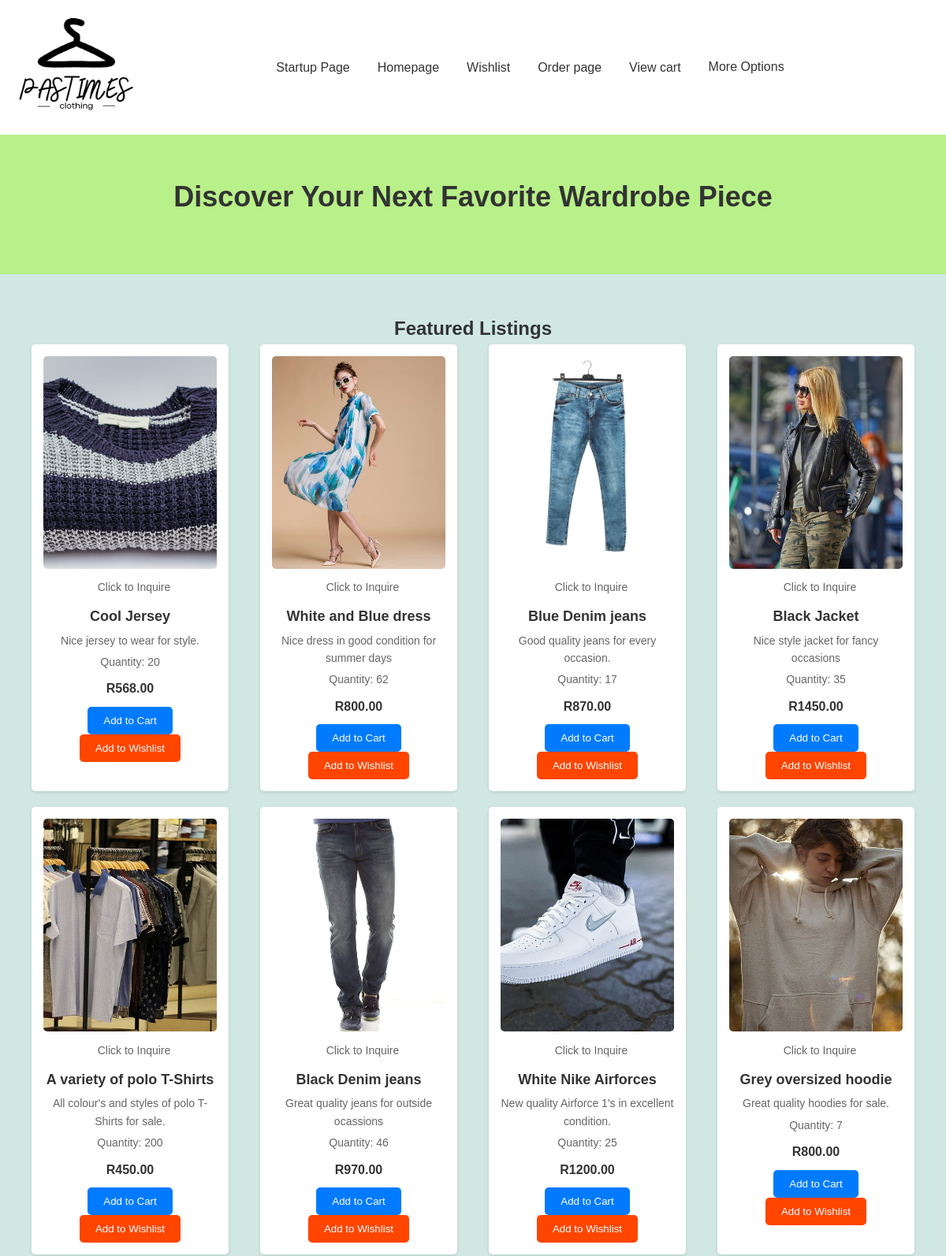
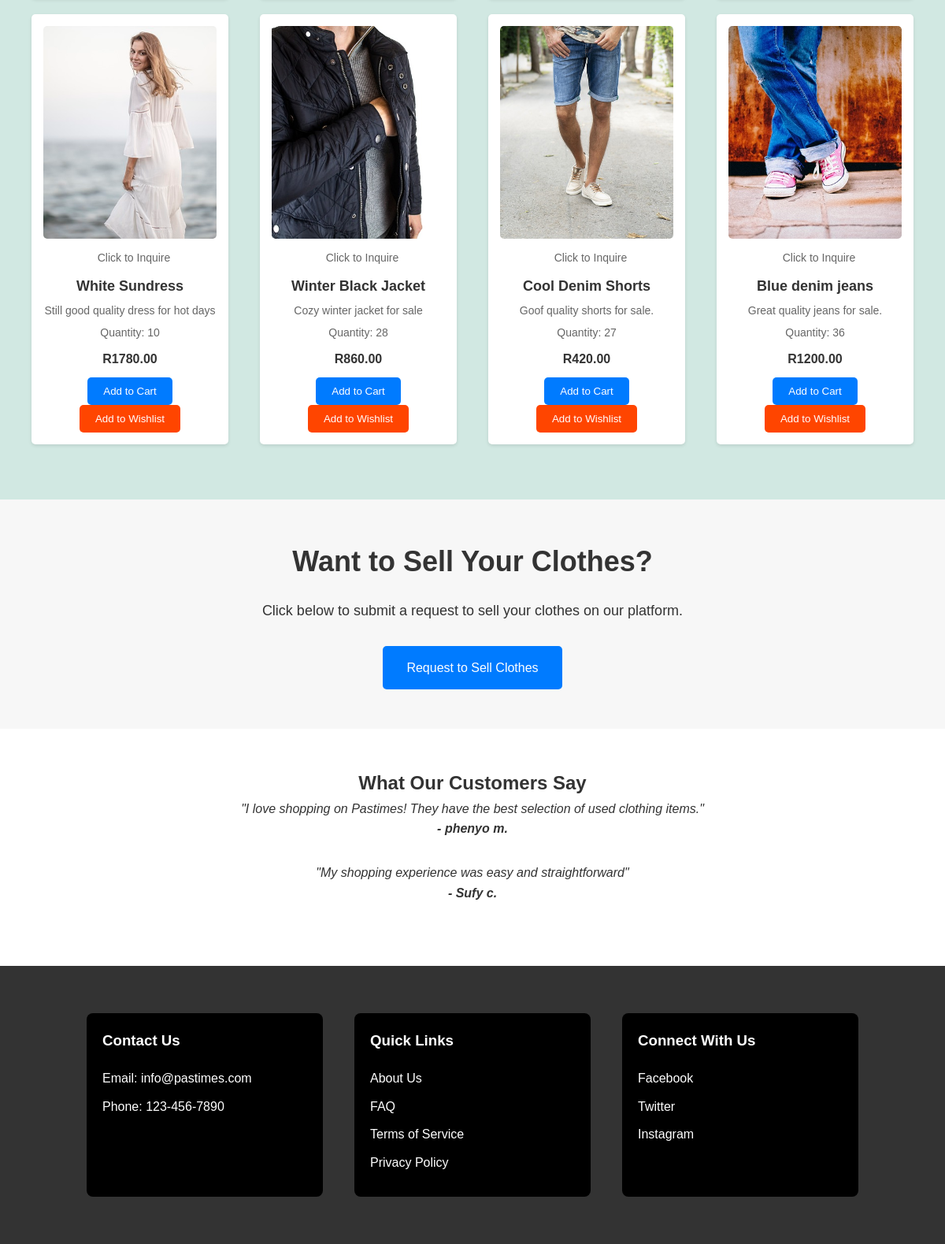
The page /homepage.php on the database its author committed (2 pictures, top to bottom).
### tables this page shows
CREATE TABLE IF NOT EXISTS `tblclothes` (
  `ClothingID` int(11) NOT NULL AUTO_INCREMENT,
  `Title` varchar(100) NOT NULL,
  `Description` text,
  `Size` varchar(20) DEFAULT NULL,
  `Brand` varchar(50) DEFAULT NULL,
  `Price` decimal(10,2) NOT NULL,
  `QuantityAvailable` int(11) NOT NULL,
  `ImageURL` varchar(255) DEFAULT NULL,
  PRIMARY KEY (`ClothingID`)
);

### homepage.php (the view, shortened to what this page needs)
<?php
include 'DBConn.php';
$queryClothes = "SELECT * FROM tblclothes";
$resultClothes = $connect->query($queryClothes);
$mergedResults = array();
while ($row = $resultClothes->fetch_assoc()) {
    $row['source'] = 'tblclothes';
    $mergedResults[] = $row;
}
?>
<!DOCTYPE html>
<html lang="en">
<head>
    <link rel="stylesheet" href="CSS/homepage_styles.css">
</head>
<body>
    <header>
        <div class="logo">
            <img src="Images/Pastimes Logo.png" alt="Pastimes Logo">
        </div>
        <nav>
            <ul>
                <li><a href="startup_page.php">Startup Page</a></li>
                <li><a href="homepage.php">Homepage</a></li>
                <li><a href="wishlist.php">Wishlist</a></li>
                <li><a href="order_page.php">Order page</a></li>
                <li><a href="cart_page.php">View cart</a></li>
                <li class="dropdown">
                    <button class="dropbtn">More Options</button>
                </li>
            </ul>
        </nav>
    </header>
    <section class="hero">
        <h1>Discover Your Next Favorite Wardrobe Piece</h1>
    </section>
    <section class="featured-listings">
        <h2>Featured Listings</h2>
        <div class="listings-container">
            <?php foreach ($mergedResults as $row) : ?>
                <div class="listing">
                    <img src="<?php echo $row['ImageURL']; ?>" alt="<?php echo $row['Title']; ?>" class="item-image">
                    <div class="inquiry-icon">
                        <p>Click to Inquire</p>
                    </div>
                    <h3><?php echo $row['Title']; ?></h3>
                    <p><?php echo $row['Description']; ?></p>
                    <p>Quantity: <?php echo $row['QuantityAvailable']; ?></p>
                    <span class="price">R<?php echo $row['Price']; ?></span>
                    <div class="buttons">
                        <button class="add-to-cart-button" data-clothing-id="<?php echo $row['ClothingID']; ?>">Add to Cart</button>
                        <form method="POST" class="wishlist-form">
                            <button type="submit" name="add_to_wishlist" class="wishlist-button">Add to Wishlist</button>
                        </form>
                    </div>
                </div>
            <?php endforeach; ?>
        </div>
    </section>
    <section class="request-to-sell">
        <div class="container">
            <h2>Want to Sell Your Clothes?</h2>
            <p>Click below to submit a request to sell your clothes on our platform.</p>
            <a href="sell_clothes.php" class="request-button">Request to Sell Clothes</a>
        </div>
    </section>
    <section class="testimonials">
        <h2>What Our Customers Say</h2>
        <div class="testimonial">
            <p>"I love shopping on Pastimes! They have the best selection of used clothing items."</p>
            <cite>- phenyo m.</cite>
        </div>
        <div class="testimonial">
            <p>"My shopping experience was easy and straightforward"</p>
            <cite>- Sufy c.</cite>
        </div>
    </section>
    <footer>
        <div class="footer-container">
            <div class="contact-info card">
                <h3>Contact Us</h3>
                <p>Email: info@pastimes.com</p>
                <p>Phone: 123-456-7890</p>
            </div>
            <div class="footer-links card">
                <h3>Quick Links</h3>
                <ul>
                    <li><a href="#">About Us</a></li>
                    <li><a href="#">FAQ</a></li>
                    <li><a href="#">Terms of Service</a></li>
                    <li><a href="#">Privacy Policy</a></li>
                </ul>
            </div>
            <div class="social-media card">
                <h3>Connect With Us</h3>
                <ul>
                    <li><a href="#">Facebook</a></li>
                    <li><a href="#">Twitter</a></li>
                    <li><a href="#">Instagram</a></li>
                </ul>
            </div>
        </div>
    </footer>
</body>
</html>

### CSS/homepage_styles.css (style rules this page uses)
* { margin: 0; padding: 0; box-sizing: border-box; }
body { font-family: Arial, sans-serif; background-color: #f7f7f7; color: #333; line-height: 1.6; }
header { background-color: #fff; padding: 20px; box-shadow: 0 2px 4px rgba(0, 0, 0, 0.1); display: flex; justify-content: space-between; align-items: center; }
.logo img { width: 150px; }
nav { display: flex; align-items: center; }
nav ul { list-style: none; display: flex; align-items: center; }
nav ul li { margin-right: 5px; position: relative; }
nav ul li a { text-decoration: none; color: #333; padding: 10px 15px; transition: color 0.3s ease; }
.dropdown { position: relative; }
.dropbtn { background-color: transparent; color: #333; padding: 10px 15px; font-size: 16px; border: none; cursor: pointer; }
.hero { background-color: #b8f189; padding: 50px 0; text-align: center; }
.hero h1 { font-size: 36px; margin-bottom: 20px; color: #333; }
.featured-listings { padding: 50px 0; text-align: center; }
.listings-container { display: flex; flex-wrap: wrap; justify-content: center; }
.listing { width: 250px; margin: 0 20px 20px; padding: 15px; background-color: #fff; box-shadow: 0 2px 4px rgba(0, 0, 0, 0.1); border-radius: 5px; }
.listing img { width: 100%; border-radius: 5px; object-fit: cover; }
.listing h3 { margin-top: 10px; font-size: 18px; }
.listing p { margin-top: 5px; font-size: 14px; color: #666; }
.listing span { display: block; margin-top: 10px; font-weight: bold; }
.testimonials { background-color: #fff; padding: 50px 0; text-align: center; }
.testimonial { margin-bottom: 30px; }
.testimonial p { font-style: italic; }
.testimonial cite { font-weight: bold; }
footer { background-color: #333; color: #fff; padding: 50px 0; text-align: center; }
footer h3 { margin-bottom: 20px; }
footer p { margin-bottom: 10px; }
footer ul { list-style: none; padding: 0; }
footer ul li { margin-bottom: 10px; }
footer ul li a { color: #fff; text-decoration: none; }
.footer-container { display: flex; justify-content: center; gap: 20px; padding: 0 50px; text-align: left; }
.contact-info, .footer-links, .social-media { flex: 1; max-width: 300px; padding: 20px; margin: 10px; background-color: #000000; border-radius: 8px; transition: transform 0.3s, box-shadow 0.3s, background-color 0.3s; }
.footer-links ul, .social-media ul { padding: 0; list-style: none; }
.footer-links ul li, .social-media ul li { margin-bottom: 10px; }
.buttons { margin-top: 10px; }
.buy-button, .add-to-cart-button { display: inline-block; padding: 10px 20px; background-color: #007bff; color: #fff; text-decoration: none; border: none; border-radius: 5px; cursor: pointer; }
body { background-color: #d1e8e2; }
.wishlist-button { padding: 10px 20px; background-color: #ff4500; color: #fff; border: none; border-radius: 5px; cursor: pointer; }
.listing img { width: 220px; height: 270px; }
.request-to-sell { background-color: #f7f7f7; padding: 50px 0; text-align: center; }
.request-to-sell .container { max-width: 800px; margin: 0 auto; }
.request-to-sell h2 { font-size: 36px; margin-bottom: 20px; color: #333; }
.request-to-sell p { font-size: 18px; margin-bottom: 30px; }
.request-button { display: inline-block; padding: 15px 30px; background-color: #007bff; color: #fff; text-decoration: none; border-radius: 5px; transition: background-color 0.3s ease; }
.inquiry-icon { cursor: pointer; display: inline-block; margin-left: 10px; }

### rows shown on the page
tblclothes: ImageURL (picture), Title "Cool Jersey", Description "Nice jersey to wear for style.", QuantityAvailable "20", Price "568.00"
tblclothes: ImageURL (picture), Title "White and Blue dress", Description "Nice dress in good condition for summer days", QuantityAvailable "62", Price "800.00"
tblclothes: ImageURL (picture), Title "Blue Denim jeans", Description "Good quality jeans for every occasion.", QuantityAvailable "17", Price "870.00"
tblclothes: ImageURL (picture), Title "Black Jacket", Description "Nice style jacket for fancy occasions", QuantityAvailable "35", Price "1450.00"
tblclothes: ImageURL (picture), Title "A variety of polo T-Shirts", Description "All colour's and styles of polo T-Shirts for sale.", QuantityAvailable "200", Price "450.00"
tblclothes: ImageURL (picture), Title "Black Denim jeans", Description "Great quality jeans for outside ocassions", QuantityAvailable "46", Price "970.00"
tblclothes: ImageURL (picture), Title "White Nike Airforces", Description "New quality Airforce 1's in excellent condition.", QuantityAvailable "25", Price "1200.00"
tblclothes: ImageURL (picture), Title "Grey oversized hoodie", Description "Great quality hoodies for sale.", QuantityAvailable "7", Price "800.00"
tblclothes: ImageURL (picture), Title "White Sundress", Description "Still good quality dress for hot days", QuantityAvailable "10", Price "1780.00"
tblclothes: ImageURL (picture), Title "Winter Black Jacket", Description "Cozy winter jacket for sale", QuantityAvailable "28", Price "860.00"
tblclothes: ImageURL (picture), Title "Cool Denim Shorts", Description "Goof quality shorts for sale.", QuantityAvailable "27", Price "420.00"
tblclothes: ImageURL (picture), Title "Blue denim jeans", Description "Great quality jeans for sale.", QuantityAvailable "36", Price "1200.00"
